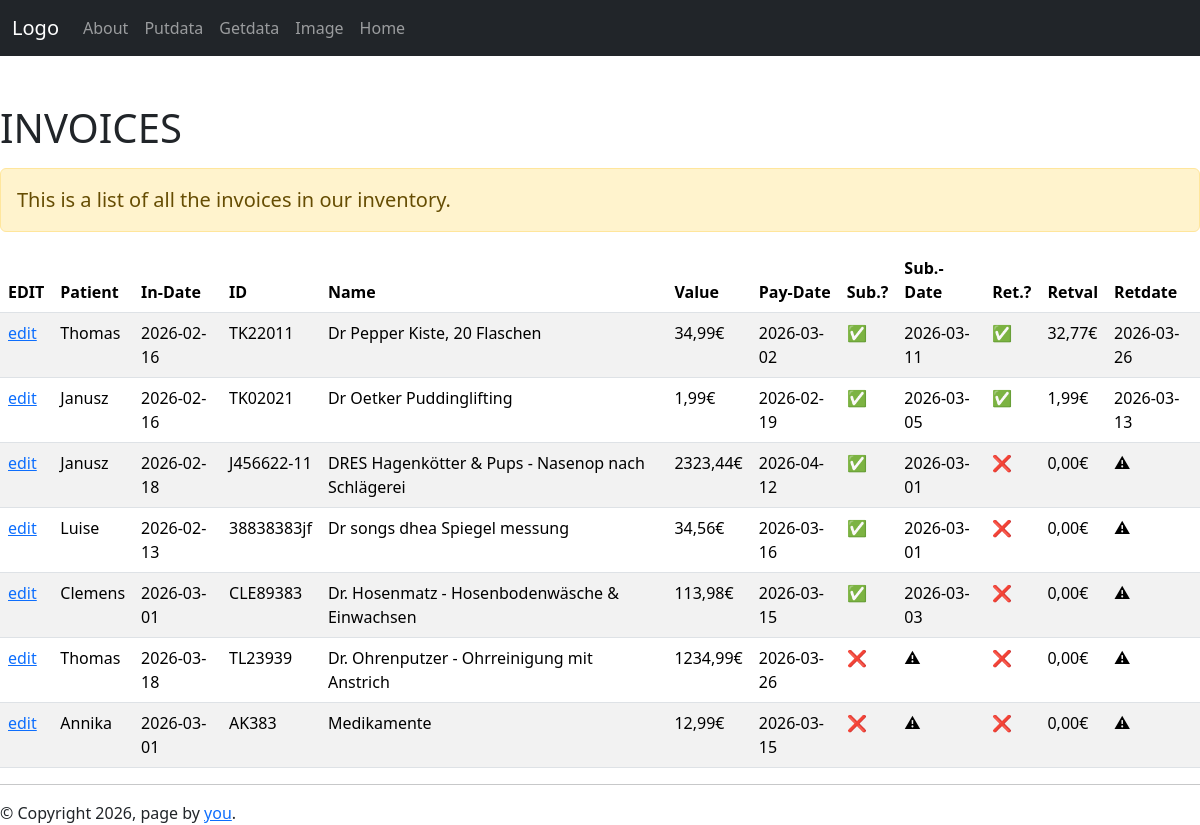
/getdata, run on the app's committed database.
### app2.py (models this page shows, shortened)
class Invoices(db.Model):
    __tablename__ = 'invoices'
    N = db.Column(db.Integer, primary_key=True)
    HASH = db.Column(db.String)
    DATE = db.Column(db.String)
    ID = db.Column(db.String)
    NAME = db.Column(db.String)
    VALUE = db.Column(db.String)
    PAYDATE = db.Column(db.String)
    PATIENT = db.Column(db.String)
    SUBMITTED = db.Column(db.String)
    SUBDATE = db.Column(db.String)
    RETURNED = db.Column(db.String)
    RETVAL = db.Column(db.String)
    RETDATE = db.Column(db.String)

### app2.py (the view)
@app.route('/getdata')
def getdata():
    invoices = db.session.execute(db.select(Invoices).order_by(Invoices.N)).scalars()
    return render_template("getdata.html", invoices=invoices)

### templates/getdata.html (shortened to what this page needs)
{% extends "baselayout.html" %}
{% block content %}
  <h1 class="pt-5 pb-2">INVOICES</h1>
  <p class="lead alert alert-warning">This is a list of all the invoices in our inventory.</p>
  <table id="invoices" class="table table-striped">
  <thead>
    <tr>
    <th scope="col">EDIT</th>
    <th scope="col">Patient</th>
    <th scope="col">In-Date</th>
    <th scope="col">ID</th>
    <th scope="col">Name</th>
    <th scope="col">Value</th>
    <th scope="col">Pay-Date</th>
    <th scope="col">Sub.?</th>
    <th scope="col">Sub.-Date</th>
    <th scope="col">Ret.?</th>
    <th scope="col">Retval</th>
    <th scope="col">Retdate</th>
    </tr>
  </thead>
  <tbody>
  {% for invoice in invoices %}
  <tr>
    <td><a href="{{ url_for('getentry', thisN=invoice.N)}}">edit</a></td>
    <td>{{ invoice.PATIENT }}</td>
    <td>{{ invoice.DATE }}</td>
    <td>{{ invoice.ID }}</td>
    <td>{{ invoice.NAME }}</td>
    <td>{{ invoice.VALUE }}</td>
    <td>{{ invoice.PAYDATE }}</td>
    <td>{% if invoice.SUBMITTED == "1"%}&#9989;{% else %}&#10060;{% endif %}</td>
    <td>{% if invoice.SUBMITTED == "1"%}{{ invoice.SUBDATE }}{% else %}&#9888;{% endif %}</td>
    <td>{% if invoice.RETURNED == "1"%}&#9989;{% else %}&#10060;{% endif %}</td>
    <td>{% if invoice.RETURNED == "1"%}{{ invoice.RETVAL }}{% else %}0,00€{% endif %}</td>
    <td>{% if invoice.RETURNED == "1"%}{{ invoice.RETDATE }}{% else %}&#9888;{% endif %}</td>
  </tr>
  {% endfor %}
  </tbody>
  </table>
{% endblock %}

### templates/baselayout.html (shortened to what this page needs)
<!doctype html>
<html>
  <head>
    {% block head %}
    {% block styles %}
    <link href="https://cdn.jsdelivr.net/npm/bootstrap@5.3.8/dist/css/bootstrap.min.css" rel="stylesheet">
    <link rel="stylesheet" type="text/css" href="https://cdn.datatables.net/1.10.25/css/dataTables.bootstrap5.css">
    {% endblock %}
    {% endblock %}
  </head>
  <body>
    <div id="navbar">
        {% block navbar %}
          <nav class="navbar navbar-expand-sm bg-dark navbar-dark">
            <div class="container-fluid">
              <a class="navbar-brand" href="#">Logo</a>
              <div class="collapse navbar-collapse" id="collapsibleNavbar">
                <ul class="navbar-nav">
                <li class="nav-item">
                  <a class="nav-link" href="{{ url_for('about') }}">About</a>
                </li>
                <li class="nav-item">
                  <a class="nav-link" href="{{ url_for('putdata') }}">Putdata</a>
                </li>
                <li class="nav-item">
                  <a class="nav-link" href="{{ url_for('getdata') }}"">Getdata</a>
                </li>
                <li class="nav-item">
                  <a class="nav-link" href="{{ url_for('image') }}">Image</a>
                </li>
                <li class="nav-item">
                  <a class="nav-link" href="{{ url_for('index') }}"">Home</a>
                </li>
                </ul>
              </div>
            </div>
          </nav>
        {% endblock %}
    </div>
    <div id="content">
        {% block content %}
        {% endblock %}
    </div>
    <div id="footer">
      {% block footer %}
      <hr>
      &copy; Copyright 2026, page by <a href="http://domain.invalid/">you</a>.
      {% endblock %}
    </div>
  </body>
</html>

### data on the page
Invoices: PATIENT "Thomas", DATE "2026-02-16", ID "TK22011", NAME "Dr Pepper Kiste, 20 Flaschen", VALUE "34,99€", PAYDATE "2026-03-02", SUBDATE "2026-03-11", RETVAL "32,77€", RETDATE "2026-03-26"
Invoices: PATIENT "Janusz", DATE "2026-02-16", ID "TK02021", NAME "Dr Oetker Puddinglifting", VALUE "1,99€", PAYDATE "2026-02-19", SUBDATE "2026-03-05", RETVAL "1,99€", RETDATE "2026-03-13"
Invoices: PATIENT "Janusz", DATE "2026-02-18", ID "J456622-11", NAME "DRES Hagenkötter & Pups - Nasenop nach Schlägerei", VALUE "2323,44€", PAYDATE "2026-04-12", SUBDATE "2026-03-01", RETURNED "0,00€"
Invoices: PATIENT "Luise", DATE "2026-02-13", ID "38838383jf", NAME "Dr songs dhea Spiegel messung", VALUE "34,56€", PAYDATE "2026-03-16", SUBDATE "2026-03-01", RETURNED "0,00€"
Invoices: PATIENT "Clemens", DATE "2026-03-01", ID "CLE89383", NAME "Dr. Hosenmatz - Hosenbodenwäsche & Einwachsen", VALUE "113,98€", PAYDATE "2026-03-15", SUBDATE "2026-03-03", RETURNED "0,00€"
Invoices: PATIENT "Thomas", DATE "2026-03-18", ID "TL23939", NAME "Dr. Ohrenputzer - Ohrreinigung mit Anstrich", VALUE "1234,99€", PAYDATE "2026-03-26", RETURNED "0,00€"
Invoices: PATIENT "Annika", DATE "2026-03-01", ID "AK383", NAME "Medikamente", VALUE "12,99€", PAYDATE "2026-03-15", RETURNED "0,00€"
